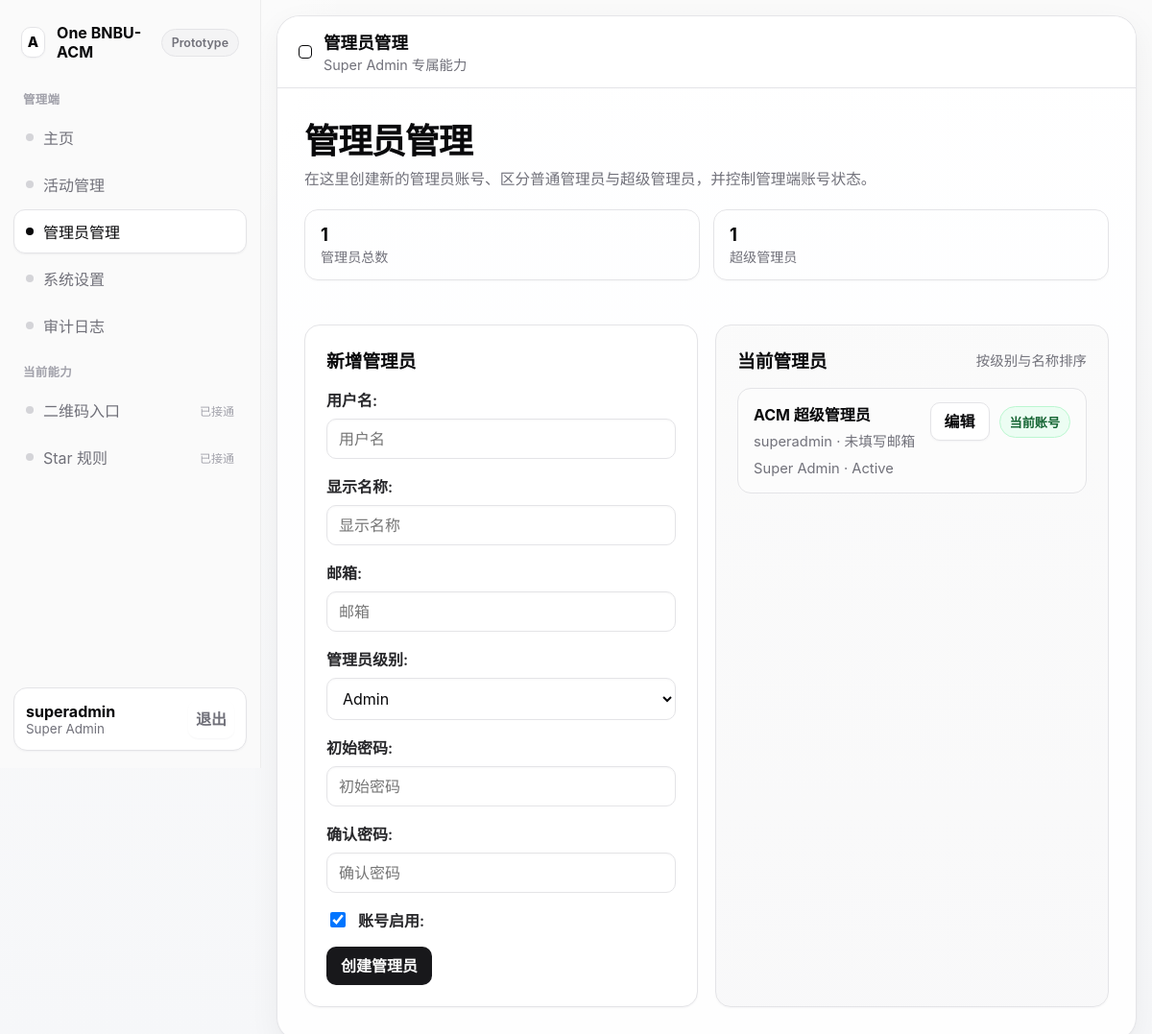
The app's page /management/admins/ (signed in) with its own data.
### core/models.py (models this page shows, shortened)
class User(AbstractUser):
    class Roles(models.TextChoices):
        MEMBER = 'member', 'Member'
        ADMIN = 'admin', 'Admin'
        SUPER_ADMIN = 'super_admin', 'Super Admin'
    role = models.CharField(
        max_length=20,
        choices=Roles.choices,
        default=Roles.MEMBER,
    )

class AdminProfile(models.Model):
    class Level(models.TextChoices):
        ADMIN = 'admin', 'Admin'
        SUPER_ADMIN = 'super_admin', 'Super Admin'
    class Status(models.TextChoices):
        ACTIVE = 'active', 'Active'
        INACTIVE = 'inactive', 'Inactive'
    user = models.OneToOneField(User, on_delete=models.CASCADE, related_name='admin_profile')
    display_name = models.CharField(max_length=100)
    admin_level = models.CharField(max_length=20, choices=Level.choices, default=Level.ADMIN)
    status = models.CharField(max_length=20, choices=Status.choices, default=Status.ACTIVE)
    created_at = models.DateTimeField(auto_now_add=True)
    updated_at = models.DateTimeField(auto_now=True)

### core/views.py (the view, shortened to what this page needs)
# urls.py: path('management/admins/', views.admin_list_manage, name='admin-list-manage'),
@login_required
def admin_list_manage(request):
    if not require_super_admin(request.user):
        return HttpResponseForbidden('仅超级管理员可访问。')
    form = AdminCreateForm(request.POST or None)
    admin_profiles = AdminProfile.objects.select_related('user').order_by('-admin_level', 'display_name')
    context = {
        'form': form,
        'admin_profiles': admin_profiles,
        'admin_total': admin_profiles.count(),
        'super_admin_total': admin_profiles.filter(admin_level=AdminProfile.Level.SUPER_ADMIN).count(),
    }
    return render(request, 'core/management/admin_list.html', context)

### core/forms.py (shortened to what this page needs)
class AdminCreateForm(forms.Form):
    username = forms.CharField(label='用户名', max_length=150)
    display_name = forms.CharField(label='显示名称', max_length=100)
    email = forms.EmailField(label='邮箱', required=False)
    admin_level = forms.ChoiceField(label='管理员级别', choices=AdminProfile.Level.choices)
    password1 = forms.CharField(label='初始密码', widget=forms.PasswordInput)
    password2 = forms.CharField(label='确认密码', widget=forms.PasswordInput)
    is_active = forms.BooleanField(label='账号启用', required=False, initial=True)
    def __init__(self, *args, **kwargs):
        super().__init__(*args, **kwargs)
        apply_widget_attrs(self.fields)
        self.fields['username'].widget.attrs['autocomplete'] = 'username'
        self.fields['email'].widget.attrs['autocomplete'] = 'email'
        self.fields['password1'].widget.attrs['autocomplete'] = 'new-password'
        self.fields['password2'].widget.attrs['autocomplete'] = 'new-password'

### core/forms.py (called while the page is built)
def apply_widget_attrs(fields):
    text_like_widgets = (
        forms.TextInput,
        forms.EmailInput,
        forms.PasswordInput,
        forms.NumberInput,
        forms.Textarea,
        forms.DateTimeInput,
        forms.Select,
    )
    for field in fields.values():
        widget = field.widget
        attrs = widget.attrs.copy()
        if isinstance(widget, text_like_widgets):
            attrs.setdefault('placeholder', field.label)
        if isinstance(widget, forms.DateTimeInput):
            attrs.setdefault('step', 60)
        widget.attrs = attrs

### core/views.py (called while the page is built)
def require_super_admin(user):
    return user.is_authenticated and user.role == User.Roles.SUPER_ADMIN

### templates/core/management/admin_list.html (shortened to what this page needs)
{% extends "base.html" %}
{% block topbar_title %}管理员管理{% endblock %}
{% block topbar_subtitle %}<div class="topbar-subtitle">Super Admin 专属能力</div>{% endblock %}
{% block content %}
<section class="page-hero">
    <h2>管理员管理</h2>
    <p>在这里创建新的管理员账号、区分普通管理员与超级管理员，并控制管理端账号状态。</p>
    <div class="stats-row">
        <div class="stat-chip">
            <strong>{{ admin_total }}</strong>
            <span>管理员总数</span>
        </div>
        <div class="stat-chip">
            <strong>{{ super_admin_total }}</strong>
            <span>超级管理员</span>
        </div>
    </div>
</section>
<section class="grid">
    <article class="card">
        <div class="card-header">
            <h3>新增管理员</h3>
        </div>
        <form method="post">
            {{ form.as_p }}
            <button type="submit">创建管理员</button>
        </form>
    </article>
    <article class="card soft">
        <div class="card-header">
            <h3>当前管理员</h3>
            <span class="card-meta">按级别与名称排序</span>
        </div>
        <div class="feed-list">
            {% for admin_profile in admin_profiles %}
                <div class="feed-item">
                    <div>
                        <div class="feed-item-title">{{ admin_profile.display_name }}</div>
                        <div class="feed-item-meta">{{ admin_profile.user.username }} · {{ admin_profile.user.email|default:"未填写邮箱" }}</div>
                        <div class="feed-item-meta">{{ admin_profile.get_admin_level_display }} · {{ admin_profile.get_status_display }}</div>
                    </div>
                    <div class="inline-actions">
                        <a class="button ghost" href="{% url 'admin-edit' admin_profile.id %}">编辑</a>
                        {% if admin_profile.user_id != request.user.id %}
                            <form method="post" action="{% url 'admin-toggle-status' admin_profile.id %}">
                                {% csrf_token %}
                                <button class="button secondary" type="submit">
                                    {% if admin_profile.user.is_active %}停用{% else %}启用{% endif %}
                                </button>
                            </form>
                        {% else %}
                            <span class="badge live">当前账号</span>
                        {% endif %}
                    </div>
                </div>
            {% endfor %}
        </div>
    </article>
</section>
{% endblock %}

### templates/base.html (shortened to what this page needs)
<!DOCTYPE html>
<html lang="zh-Hans">
<head>
</head>
<body>
    <div class="app-shell">
        <aside class="sidebar">
            <div class="sidebar-inner">
                <div class="brand-row">
                    <div class="brand-mark">
                        <span class="brand-glyph">A</span>
                        <span>One BNBU-ACM</span>
                    </div>
                    <span class="version-pill">Prototype</span>
                </div>
                {% if request.user.role == 'member' %}
                    <div>
                        <div class="nav-group-title">队员端</div>
                        <nav class="nav-list">
                            <a class="nav-item {% if request.resolver_match.url_name == 'member-dashboard' %}active{% endif %}" href="{% url 'member-dashboard' %}">
                                <span class="nav-item-label"><span class="nav-bullet"></span><span>主页</span></span>
                            </a>
                            <a class="nav-item {% if request.resolver_match.url_name == 'member-event-list' or request.resolver_match.url_name == 'member-event-detail' %}active{% endif %}" href="{% url 'member-event-list' %}">
                                <span class="nav-item-label"><span class="nav-bullet"></span><span>活动</span></span>
                            </a>
                            <a class="nav-item {% if request.resolver_match.url_name == 'member-checkin-history' %}active{% endif %}" href="{% url 'member-checkin-history' %}">
                                <span class="nav-item-label"><span class="nav-bullet"></span><span>签到历史</span></span>
                            </a>
                            <a class="nav-item {% if request.resolver_match.url_name == 'member-profile' %}active{% endif %}" href="{% url 'member-profile' %}">
                                <span class="nav-item-label"><span class="nav-bullet"></span><span>个人资料</span></span>
                            </a>
                        </nav>
                    </div>
                {% else %}
                    <div>
                        <div class="nav-group-title">管理端</div>
                        <nav class="nav-list">
                            <a class="nav-item {% if request.resolver_match.url_name == 'management-dashboard' %}active{% endif %}" href="{% url 'management-dashboard' %}">
                                <span class="nav-item-label"><span class="nav-bullet"></span><span>主页</span></span>
                            </a>
                            <a class="nav-item " href="{% url 'event-list-manage' %}">
                                <span class="nav-item-label"><span class="nav-bullet"></span><span>活动管理</span></span>
                            </a>
                            {% if request.user.role == 'super_admin' %}
                                <a class="nav-item {% if request.resolver_match.url_name == 'admin-list-manage' or request.resolver_match.url_name == 'admin-edit' %}active{% endif %}" href="{% url 'admin-list-manage' %}">
                                    <span class="nav-item-label"><span class="nav-bullet"></span><span>管理员管理</span></span>
                                </a>
                                <a class="nav-item {% if request.resolver_match.url_name == 'system-settings-manage' %}active{% endif %}" href="{% url 'system-settings-manage' %}">
                                    <span class="nav-item-label"><span class="nav-bullet"></span><span>系统设置</span></span>
                                </a>
                                <a class="nav-item {% if request.resolver_match.url_name == 'audit-log-list' %}active{% endif %}" href="{% url 'audit-log-list' %}">
                                    <span class="nav-item-label"><span class="nav-bullet"></span><span>审计日志</span></span>
                                </a>
                            {% endif %}
                        </nav>
                    </div>
                    <div>
                        <div class="nav-group-title">当前能力</div>
                        <div class="nav-list">
                            <div class="nav-item">
                                <span class="nav-item-label"><span class="nav-bullet"></span><span>二维码入口</span></span>
                                <span class="nav-note">已接通</span>
                            </div>
                            <div class="nav-item">
                                <span class="nav-item-label"><span class="nav-bullet"></span><span>Star 规则</span></span>
                                <span class="nav-note">已接通</span>
                            </div>
                        </div>
                    </div>
                {% endif %}
                <div class="sidebar-footer">
                    <div class="user-card">
                        <div class="user-meta">
                            <div class="user-name">{{ request.user.username }}</div>
                            <div class="user-role">{{ request.user.get_role_display }}</div>
                        </div>
                        <form method="post" action="{% url 'logout' %}">
                            <button class="ghost-button" type="submit">退出</button>
                        </form>
                    </div>
                </div>
            </div>
        </aside>
        <main class="main-shell">
            <div class="canvas">
                <header class="topbar">
                    <div class="topbar-title">
                        <span class="topbar-dot"></span>
                        <div>
                            <h1>{% block topbar_title %}主页{% endblock %}</h1>
                            {% block topbar_subtitle %}{% endblock %}
                        </div>
                    </div>
                </header>
                <div class="content">
                    {% block content %}{% endblock %}
                </div>
            </div>
        </main>
    </div>
</body>
</html>

### records on screen
User: user.username "superadmin", user.role "Super Admin"
AdminProfile: display_name "ACM 超级管理员", user.username "superadmin", user.email "未填写邮箱", admin_level "Super Admin", status "Active", shows "当前账号"

### other values on screen
{{ admin_total }} "1"
{{ super_admin_total }} "1"
